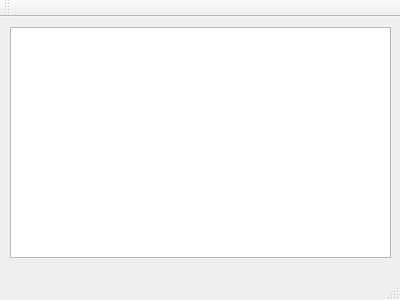
<?xml version="1.0" encoding="UTF-8"?>
<ui version="4.0">
 <class>MainWindow</class>
 <widget class="QMainWindow" name="MainWindow">
  <property name="geometry">
   <rect>
    <x>0</x>
    <y>0</y>
    <width>400</width>
    <height>300</height>
   </rect>
  </property>
  <property name="minimumSize">
   <size>
    <width>400</width>
    <height>300</height>
   </size>
  </property>
  <property name="maximumSize">
   <size>
    <width>400</width>
    <height>300</height>
   </size>
  </property>
  <property name="windowTitle">
   <string>MainWindow</string>
  </property>
  <widget class="QWidget" name="centralWidget">
   <widget class="QListWidget" name="listWidget">
    <property name="geometry">
     <rect>
      <x>10</x>
      <y>10</y>
      <width>381</width>
      <height>231</height>
     </rect>
    </property>
   </widget>
  </widget>
  <widget class="QMenuBar" name="menuBar">
   <property name="geometry">
    <rect>
     <x>0</x>
     <y>0</y>
     <width>400</width>
     <height>21</height>
    </rect>
   </property>
  </widget>
  <widget class="QToolBar" name="mainToolBar">
   <attribute name="toolBarArea">
    <enum>TopToolBarArea</enum>
   </attribute>
   <attribute name="toolBarBreak">
    <bool>false</bool>
   </attribute>
  </widget>
  <widget class="QStatusBar" name="statusBar"/>
 </widget>
 <layoutdefault spacing="6" margin="11"/>
 <resources/>
 <connections/>
</ui>
